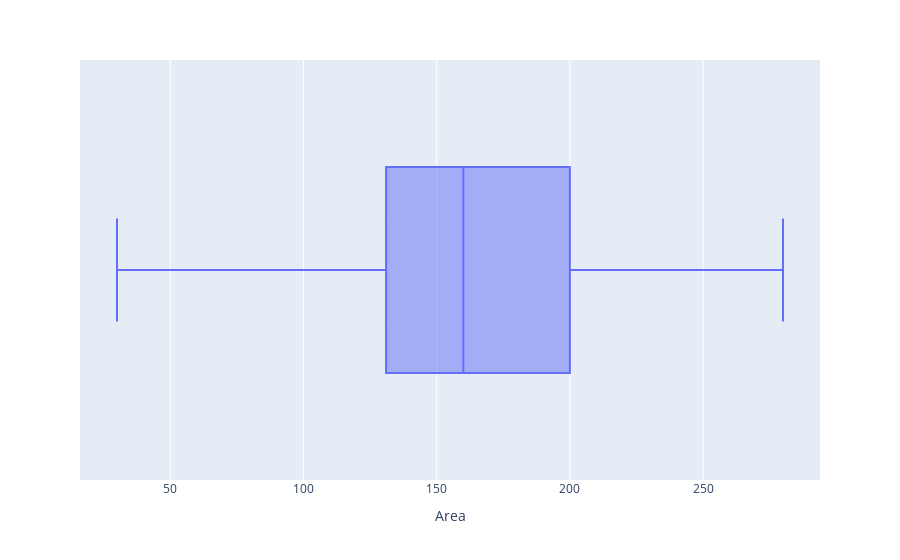

This figure's notebook cell:
### Code cell
px.box(df2,x="Area")

### Figure 1 — Plotly figure (JSON) as saved in the notebook; plotly's stock layout.template omitted (floating-point values rounded to 4 significant figures; data arrays with more than 128 entries replaced by an {"elided": "..."} marker saying what was removed)
{"data": [{"alignmentgroup": "True", "hovertemplate": "Area=%{x}<extra></extra>", "legendgroup": "", "marker": {"color": "#636efa"}, "name": "", "notched": false, "offsetgroup": "", "orientation": "h", "showlegend": false, "type": "box", "x": {"elided": "17235 int values"}, "x0": " ", "xaxis": "x", "y0": " ", "yaxis": "y"}], "layout": {"boxmode": "group", "legend": {"tracegroupgap": 0}, "margin": {"t": 60}, "xaxis": {"anchor": "y", "domain": [0, 1], "title": {"text": "Area"}}, "yaxis": {"anchor": "x", "domain": [0, 1]}}}
